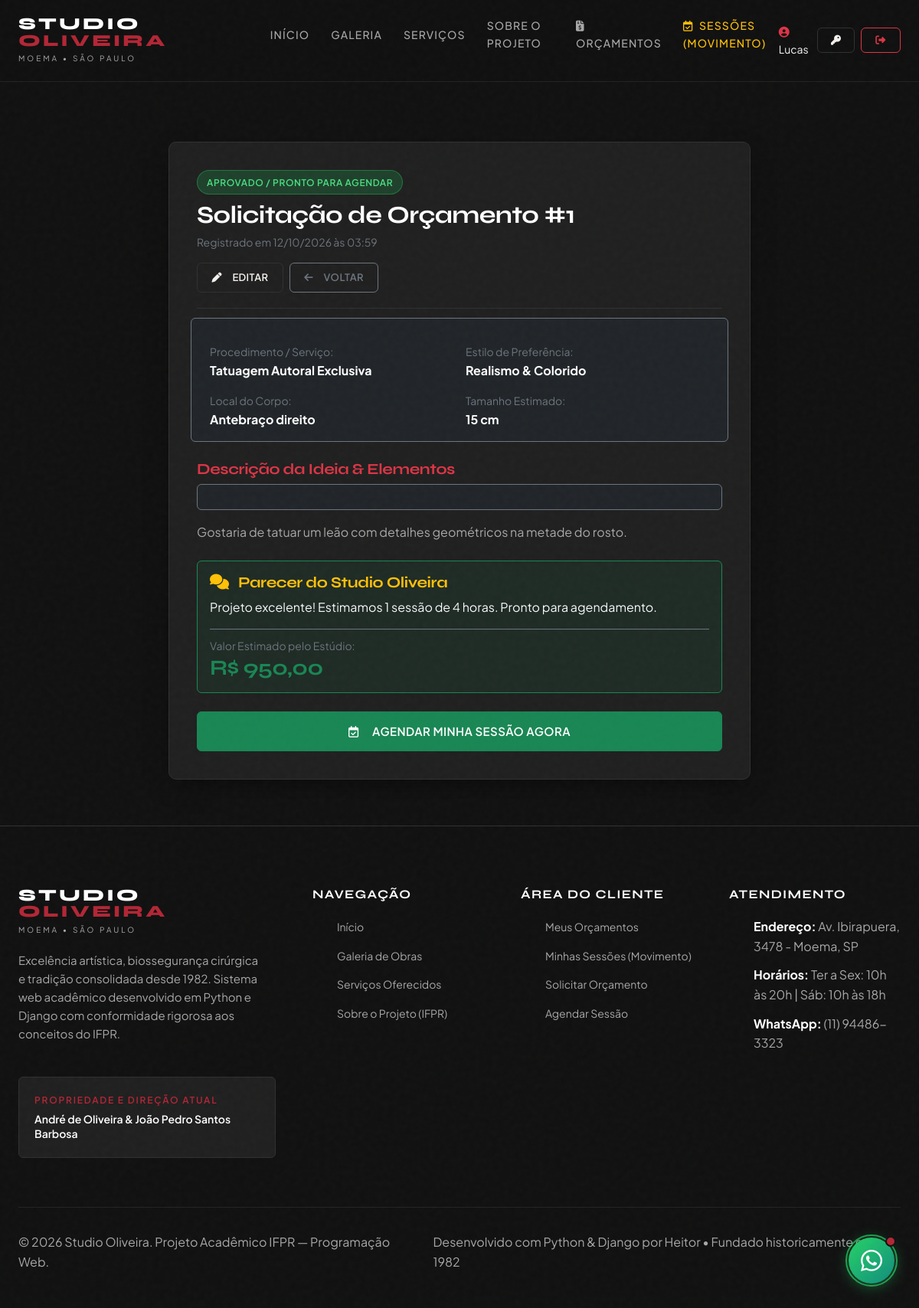
Screenshot of /orcamento/detalhar/1/ (signed in) with the database file from the repository.
### website/models.py (models this page shows, shortened)
class Orcamento(models.Model):
    STATUS_CHOICES = [
        ('pendente', 'Pendente de Análise'),
        ('em_analise', 'Em Análise pelo Estúdio'),
        ('aprovado', 'Aprovado / Pronto para Agendar'),
        ('recusado', 'Recusado / Ajustes Necessários'),
    ]
    usuario = models.ForeignKey(User, on_delete=models.CASCADE, related_name='orcamentos', verbose_name='Cliente Solicitante')
    servico = models.ForeignKey(Servico, on_delete=models.PROTECT, related_name='orcamentos', verbose_name='Serviço Pretendido')
    estilo = models.ForeignKey(EstiloTatuagem, on_delete=models.SET_NULL, null=True, blank=True, verbose_name='Estilo de Preferência')
    local_corpo = models.CharField(max_length=80, verbose_name='Local do Corpo (Ex: Antebraço, Costas...)')
    tamanho_estimado = models.CharField(max_length=80, verbose_name='Tamanho Estimado (Ex: 10 a 15 cm)')
    descricao_ideia = models.TextField(verbose_name='Descrição da Ideia e Significado')
    foto_referencia = models.ImageField(upload_to='referencias/', blank=True, null=True, verbose_name='Imagem de Referência (Opcional)')
    status = models.CharField(max_length=20, choices=STATUS_CHOICES, default='pendente', verbose_name='Status do Orçamento')
    valor_estimado = models.DecimalField(max_digits=8, decimal_places=2, null=True, blank=True, verbose_name='Valor Estimado pelo Estúdio (R$)')
    resposta_estudio = models.TextField(blank=True, null=True, verbose_name='Parecer da Direção Técnica')
    criado_em = models.DateTimeField(auto_now_add=True, verbose_name='Data de Solicitação')
    atualizado_em = models.DateTimeField(auto_now=True, verbose_name='Última Atualização')
    class Meta:
        verbose_name = 'Solicitação de Orçamento'
        verbose_name_plural = 'Solicitações de Orçamentos'
        ordering = ['-criado_em']

class Servico(models.Model):
    categoria = models.ForeignKey(CategoriaServico, on_delete=models.PROTECT, related_name='servicos', verbose_name='Categoria')
    nome = models.CharField(max_length=120, verbose_name='Nome do Procedimento')
    descricao = models.TextField(verbose_name='Descrição Detalhada')
    preco_base = models.DecimalField(max_digits=8, decimal_places=2, verbose_name='Preço Base Estimado (R$)')
    duracao_minutos = models.PositiveIntegerField(default=60, verbose_name='Duração Estimada (Minutos)')
    ativo = models.BooleanField(default=True, verbose_name='Disponível para Atendimento')
    destaque = models.BooleanField(default=False, verbose_name='Exibir em Destaque na Home')
    usuario = models.ForeignKey(User, on_delete=models.SET_NULL, null=True, blank=True, verbose_name='Cadastrado por')
    cadastrado_em = models.DateTimeField(auto_now_add=True)
    class Meta:
        verbose_name = 'Serviço'
        verbose_name_plural = 'Serviços'
        ordering = ['categoria', 'nome']

class EstiloTatuagem(models.Model):
    nome = models.CharField(max_length=80, unique=True, verbose_name='Nome do Estilo')
    slug = models.SlugField(max_length=80, unique=True, verbose_name='Identificador (Slug)')
    descricao = models.TextField(verbose_name='Descrição do Estilo')
    ativo = models.BooleanField(default=True, verbose_name='Ativo')
    class Meta:
        verbose_name = 'Estilo de Tatuagem'
        verbose_name_plural = 'Estilos de Tatuagens'
        ordering = ['nome']

### website/views.py (the view)
# urls.py: path('orcamento/detalhar/<int:pk>/', views.OrcamentoDetail.as_view(), name='orcamento-detalhar'),
class OrcamentoDetail(LoginRequiredMixin, DetailView):
    model = Orcamento
    template_name = 'website/orcamento_detail.html'
    context_object_name = 'orcamento'
    def get_queryset(self):
        qs = Orcamento.objects.select_related('servico', 'estilo', 'usuario')
        if not self.request.user.groups.filter(name__in=['Administrador', 'Gerente']).exists():
            qs = qs.filter(usuario=self.request.user)
        return qs

### templates/website/orcamento_detail.html (shortened to what this page needs)
{% extends 'base.html' %}
{% block content %}
<div class="container django-app-container">
  <div class="row justify-content-center">
    <div class="col-lg-8">
      <div class="panel-card">
        <div class="panel-header">
          <div>
            <span class="badge-status {{ orcamento.status }} mb-2 d-inline-block">{{ orcamento.get_status_display }}</span>
            <h1 class="h2 text-white fw-bold m-0">Solicitação de Orçamento #{{ orcamento.id }}</h1>
            <p class="text-secondary small mt-1 mb-0">Registrado em {{ orcamento.criado_em|date:"d/m/Y \à\s H:i" }}</p>
          </div>
          <div class="d-flex gap-2">
            <a href="{% url 'orcamento-editar' orcamento.pk %}" class="btn btn-secondary btn-sm"><i class="fa-solid fa-pen me-1"></i> Editar</a>
            <a href="{% url 'orcamento-listar' %}" class="btn btn-outline-secondary btn-sm"><i class="fa-solid fa-arrow-left me-1"></i> Voltar</a>
          </div>
        </div>
        <div class="row g-3 p-3 bg-dark rounded border border-secondary mb-4 text-light">
          <div class="col-sm-6">
            <span class="text-secondary small d-block">Procedimento / Serviço:</span>
            <strong class="text-white">{{ orcamento.servico.nome }}</strong>
          </div>
          <div class="col-sm-6">
            <span class="text-secondary small d-block">Estilo de Preferência:</span>
            <strong class="text-white">{{ orcamento.estilo.nome|default:"A definir" }}</strong>
          </div>
          <div class="col-sm-6">
            <span class="text-secondary small d-block">Local do Corpo:</span>
            <strong class="text-white">{{ orcamento.local_corpo }}</strong>
          </div>
          <div class="col-sm-6">
            <span class="text-secondary small d-block">Tamanho Estimado:</span>
            <strong class="text-white">{{ orcamento.tamanho_estimado }}</strong>
          </div>
        </div>
        <div class="mb-4">
          <h5 class="text-danger">Descrição da Ideia &amp; Elementos</h5>
          <p class="text-light p-3 bg-dark rounded border border-secondary">{{ orcamento.descricao_ideia|linebreaks }}</p>
        </div>
        <div class="p-3 rounded border border-secondary mb-4 {% if orcamento.status == 'aprovado' %}bg-success bg-opacity-10 border-success{% else %}bg-dark{% endif %}">
          <h5 class="text-warning"><i class="fa-solid fa-comments me-2"></i> Parecer do Studio Oliveira</h5>
          {% if orcamento.resposta_estudio %}
            <p class="text-light mb-2">{{ orcamento.resposta_estudio }}</p>
          {% else %}
            <p class="text-secondary mb-2 fst-italic">Sua solicitação está sob análise técnica da nossa diretoria artística. Em breve responderemos com o parecer e valores.</p>
          {% endif %}
          {% if orcamento.valor_estimado %}
            <div class="mt-3 pt-2 border-top border-secondary">
              <span class="text-secondary small">Valor Estimado pelo Estúdio:</span>
              <h3 class="text-success m-0 fw-bold">R$ {{ orcamento.valor_estimado }}</h3>
            </div>
          {% endif %}
        </div>
        {% if orcamento.status == 'aprovado' %}
          <div class="d-grid">
            <a href="{% url 'agendamento-cadastrar' %}?orcamento={{ orcamento.id }}" class="btn btn-success btn-lg">
              <i class="fa-regular fa-calendar-check me-2"></i> Agendar Minha Sessão Agora
            </a>
          </div>
        {% endif %}
      </div>
    </div>
  </div>
</div>
{% endblock %}

### templates/base.html (shortened to what this page needs)
{% load static %}
<!DOCTYPE html>
<html lang="pt-BR">
<head>
  <link href="https://cdn.jsdelivr.net/npm/bootstrap@5.3.3/dist/css/bootstrap.min.css" rel="stylesheet">
  <link rel="stylesheet" href="https://cdnjs.cloudflare.com/ajax/libs/font-awesome/6.5.2/css/all.min.css">
  <link rel="stylesheet" href="{% static 'css/style.css' %}">
</head>
<body>
  <header class="site-header" id="siteHeader">
    <div class="container header-container">
      <a href="{% url 'home' %}" class="brand-logo" aria-label="Studio Oliveira">
        <span class="logo-main">STUDIO <span>OLIVEIRA</span></span>
        <span class="logo-sub">Moema • São Paulo</span>
      </a>
      <nav class="desktop-nav" aria-label="Navegação Principal">
        <ul class="nav-menu">
          <li><a href="{% url 'home' %}" class="nav-link">Início</a></li>
          <li><a href="{% url 'tatuagem-listar' %}" class="nav-link">Galeria</a></li>
          <li><a href="{% url 'servico-listar' %}" class="nav-link">Serviços</a></li>
          <li><a href="{% url 'sobre' %}" class="nav-link">Sobre o Projeto</a></li>
          {% if request.user.is_authenticated %}
            <li><a href="{% url 'orcamento-listar' %}" class="nav-link"><i class="fa-solid fa-file-invoice-dollar me-1"></i> Orçamentos</a></li>
            <li><a href="{% url 'agendamento-listar' %}" class="nav-link text-warning"><i class="fa-regular fa-calendar-check me-1"></i> Sessões (Movimento)</a></li>
          {% endif %}
        </ul>
      </nav>
      <div class="header-actions">
        {% if request.user.is_authenticated %}
          <div class="d-flex align-items-center gap-2">
            <span class="d-none d-lg-inline-block small text-light">
              <i class="fa-solid fa-user-circle text-danger me-1"></i> {{ request.user.first_name|default:request.user.username }}
            </span>
            <a href="{% url 'alterar-senha' %}" class="btn btn-secondary btn-sm" title="Alterar Senha"><i class="fa-solid fa-key"></i></a>
            <form action="{% url 'logout' %}" method="POST" style="display:inline;">
              <button type="submit" class="btn btn-outline-danger btn-sm" title="Sair do Sistema"><i class="fa-solid fa-right-from-bracket"></i></button>
            </form>
          </div>
        {% else %}
          <a href="{% url 'login' %}" class="btn btn-secondary btn-sm"><i class="fa-solid fa-right-to-bracket me-1"></i> Entrar</a>
          <a href="{% url 'cadastrar' %}" class="btn btn-primary btn-sm"><i class="fa-solid fa-user-plus me-1"></i> Cadastrar</a>
        {% endif %}
      </div>
    </div>
  </header>
  <div class="container" style="padding-top: 85px;">
  </div>
  <main>
    {% block content %}{% endblock %}
  </main>
  <footer class="site-footer">
    <div class="container">
      <div class="footer-grid">
        <div class="footer-brand">
          <a href="{% url 'home' %}" class="brand-logo" aria-label="Studio Oliveira">
            <span class="logo-main">STUDIO <span>OLIVEIRA</span></span>
            <span class="logo-sub">Moema • São Paulo</span>
          </a>
          <p class="footer-desc">
            Excelência artística, biossegurança cirúrgica e tradição consolidada desde 1982. Sistema web acadêmico desenvolvido em Python e Django com conformidade rigorosa aos conceitos do IFPR.
          </p>
          <div class="footer-owners-card">
            <div class="footer-owners-label">Propriedade e Direção Atual</div>
            <div class="footer-owners-names">André de Oliveira &amp; João Pedro Santos Barbosa</div>
          </div>
        </div>
        <div>
          <h4 class="footer-title">Navegação</h4>
          <ul class="footer-links">
            <li><a href="{% url 'home' %}" class="footer-link">Início</a></li>
            <li><a href="{% url 'tatuagem-listar' %}" class="footer-link">Galeria de Obras</a></li>
            <li><a href="{% url 'servico-listar' %}" class="footer-link">Serviços Oferecidos</a></li>
            <li><a href="{% url 'sobre' %}" class="footer-link">Sobre o Projeto (IFPR)</a></li>
          </ul>
        </div>
        <div>
          <h4 class="footer-title">Área do Cliente</h4>
          <ul class="footer-links">
            {% if request.user.is_authenticated %}
              <li><a href="{% url 'orcamento-listar' %}" class="footer-link">Meus Orçamentos</a></li>
              <li><a href="{% url 'agendamento-listar' %}" class="footer-link">Minhas Sessões (Movimento)</a></li>
              <li><a href="{% url 'orcamento-cadastrar' %}" class="footer-link">Solicitar Orçamento</a></li>
              <li><a href="{% url 'agendamento-cadastrar' %}" class="footer-link">Agendar Sessão</a></li>
            {% else %}
              <li><a href="{% url 'login' %}" class="footer-link">Fazer Login</a></li>
              <li><a href="{% url 'cadastrar' %}" class="footer-link">Criar Conta</a></li>
            {% endif %}
          </ul>
        </div>
        <div>
          <h4 class="footer-title">Atendimento</h4>
          <ul class="footer-links">
            <li style="color: var(--text-secondary);"><strong style="color: var(--text-pure);">Endereço:</strong> Av. Ibirapuera, 3478 - Moema, SP</li>
            <li style="color: var(--text-secondary);"><strong style="color: var(--text-pure);">Horários:</strong> Ter a Sex: 10h às 20h | Sáb: 10h às 18h</li>
            <li style="color: var(--text-secondary);"><strong style="color: var(--text-pure);">WhatsApp:</strong> (11) 94486-3323</li>
          </ul>
        </div>
      </div>
      <div class="footer-bottom">
        <p>&copy; 2026 Studio Oliveira. Projeto Acadêmico IFPR — Programação Web.</p>
        <p>Desenvolvido com Python &amp; Django por Heitor • Fundado historicamente em 1982</p>
      </div>
    </div>
  </footer>
  <a href="https://api.whatsapp.com/send?phone=5511944863323&text=Ol%C3%A1!%20Gostaria%20de%20solicitar%20um%20or%C3%A7amento%20no%20Studio%20Oliveira."
     class="floating-whatsapp"
     target="_blank"
     rel="noopener noreferrer"
     aria-label="Conversar pelo WhatsApp">
    <div class="floating-whatsapp-pulse"></div>
    <div class="whatsapp-badge"></div>
    <i class="fa-brands fa-whatsapp fa-2xl"></i>
  </a>
</body>
</html>

### templates/base.html (style rules this page uses)
.django-app-container { min-height: calc(100vh - 160px); padding-top: 100px; padding-bottom: 60px; }
.panel-card { background-color: var(--bg-card); border: 1px solid var(--border-subtle); border-radius: var(--radius-md); padding: 2.25rem; box-shadow: var(--shadow-card); color: var(--text-primary); }
.panel-header { border-bottom: 1px solid var(--border-subtle); padding-bottom: 1.25rem; margin-bottom: 1.75rem; display: flex; justify-content: space-between; align-items: center; flex-wrap: wrap; gap: 1rem; }
.badge-status { padding: 0.35rem 0.75rem; border-radius: var(--radius-full); font-size: 0.75rem; font-weight: 600; text-transform: uppercase; letter-spacing: 0.05em; }
.badge-status.aprovado, .badge-status.confirmado, .badge-status.concluido { background-color: rgba(34, 197, 94, 0.2); color: #4ade80; border: 1px solid rgba(34, 197, 94, 0.4); }

### rows the page displays
Orcamento: status "APROVADO / PRONTO PARA AGENDAR", id "1", criado_em "12/10/2026 às 03:59", servico.nome "Tatuagem Autoral Exclusiva", estilo.nome "Realismo & Colorido", local_corpo "Antebraço direito", tamanho_estimado "15 cm", descricao_ideia "Gostaria de tatuar um leão com detalhes geométricos na metade do rosto.", resposta_estudio "Projeto excelente! Estimamos 1 sessão de 4 horas. Pronto para agendamento.", valor_estimado "950,00"

### other values shown
{{ request.user.first_name|default:request.user.username }} "Lucas"
